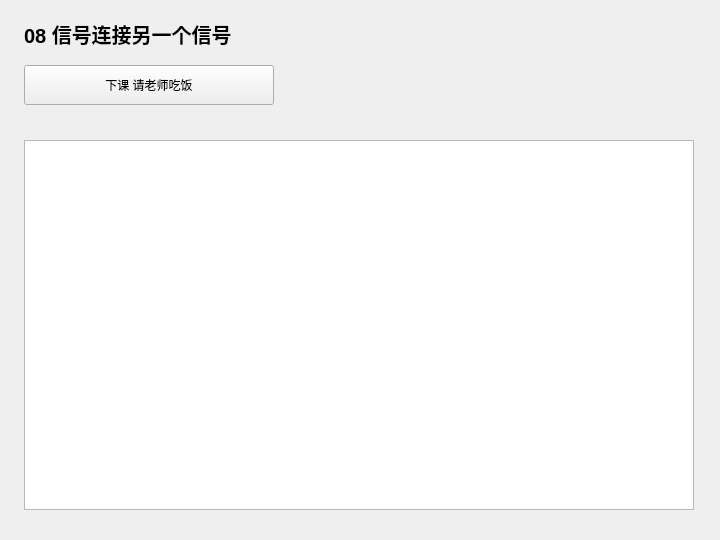
<?xml version="1.0" encoding="UTF-8"?>
<ui version="4.0">
 <class>Widget</class>
 <widget class="QWidget" name="Widget">
  <property name="geometry">
   <rect>
    <x>0</x>
    <y>0</y>
    <width>720</width>
    <height>540</height>
   </rect>
  </property>
  <property name="windowTitle">
   <string>08 信号连接另一个信号</string>
  </property>
  <widget class="QLabel" name="headingLabel">
   <property name="geometry">
    <rect>
     <x>24</x>
     <y>18</y>
     <width>670</width>
     <height>32</height>
    </rect>
   </property>
   <property name="text">
    <string>08 信号连接另一个信号</string>
   </property>
   <property name="font">
    <font>
     <pointsize>15</pointsize>
     <bold>true</bold>
    </font>
   </property>
  </widget>
  <widget class="QPlainTextEdit" name="outputEdit">
   <property name="geometry">
    <rect>
     <x>24</x>
     <y>140</y>
     <width>670</width>
     <height>370</height>
    </rect>
   </property>
   <property name="readOnly">
    <bool>true</bool>
   </property>
  </widget>
  <widget class="QPushButton" name="runButton">
   <property name="geometry">
    <rect>
     <x>24</x>
     <y>65</y>
     <width>250</width>
     <height>40</height>
    </rect>
   </property>
   <property name="text">
    <string>下课 请老师吃饭</string>
   </property>
  </widget>
 </widget>
 <resources />
 <connections />
</ui>
